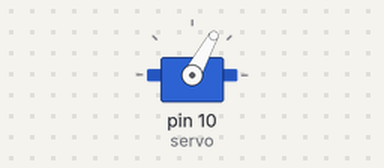
Bench run of a sketch on a simulated Arduino Uno, built with avr-gcc and run on an emulated ATmega328P. Parts: servo.

Above: at 0.05 s.
At 0.85 s:
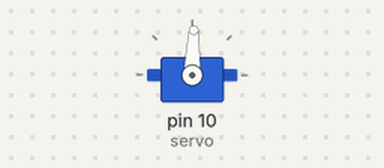
At 1.65 s:
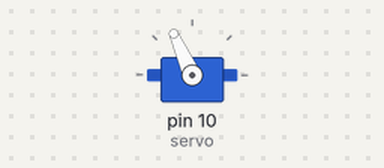
At 3.3 s:
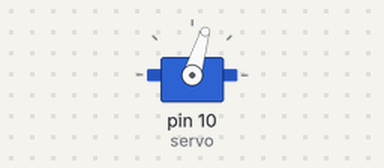
Timing chart, 0 to 8.5 s (numbered marks = the images above):
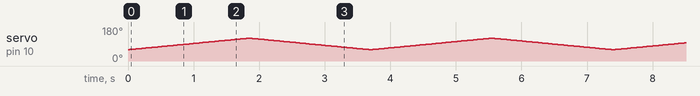

The sketch:

servo_met_library.ino
```cpp
#include <Servo.h>

int servoPin = 10;
Servo servo;
int pos = 0;

void setup() {
  servo.attach(10);
}

void loop() {
  for (pos = 60; pos <= 120; pos += 1) {
    servo.write(pos);
    delay(30);
  }
  delay(30);
  for (pos = 120; pos >= 60; pos -= 1) {
    servo.write(pos);
    delay(30);
  }
}
```
